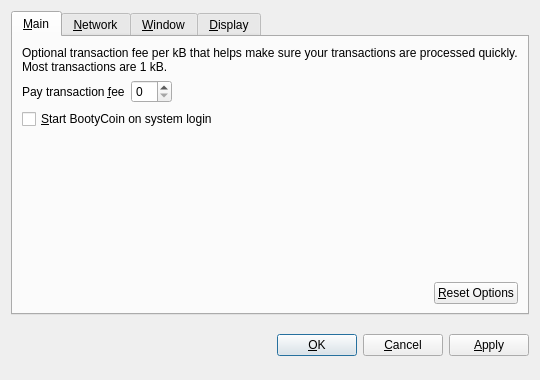
<?xml version="1.0" encoding="UTF-8"?>
<ui version="4.0">
 <class>OptionsDialog</class>
 <widget class="QDialog" name="OptionsDialog">
  <property name="geometry">
   <rect>
    <x>0</x>
    <y>0</y>
    <width>540</width>
    <height>380</height>
   </rect>
  </property>
  <property name="windowTitle">
   <string>Options</string>
  </property>
  <property name="modal">
   <bool>true</bool>
  </property>
  <layout class="QVBoxLayout" name="verticalLayout">
   <item>
    <widget class="QTabWidget" name="tabWidget">
     <property name="tabPosition">
      <enum>QTabWidget::North</enum>
     </property>
     <property name="currentIndex">
      <number>0</number>
     </property>
     <widget class="QWidget" name="tabMain">
      <attribute name="title">
       <string>&amp;Main</string>
      </attribute>
      <layout class="QVBoxLayout" name="verticalLayout_Main">
       <item>
        <widget class="QLabel" name="transactionFeeInfoLabel">
         <property name="text">
          <string>Optional transaction fee per kB that helps make sure your transactions are processed quickly. Most transactions are 1 kB.</string>
         </property>
         <property name="textFormat">
          <enum>Qt::PlainText</enum>
         </property>
         <property name="wordWrap">
          <bool>true</bool>
         </property>
        </widget>
       </item>
       <item>
        <layout class="QHBoxLayout" name="horizontalLayout_1_Main">
         <item>
          <widget class="QLabel" name="transactionFeeLabel">
           <property name="text">
            <string>Pay transaction &amp;fee</string>
           </property>
           <property name="textFormat">
            <enum>Qt::PlainText</enum>
           </property>
           <property name="buddy">
            <cstring>transactionFee</cstring>
           </property>
          </widget>
         </item>
         <item>
          <widget class="BitcoinAmountField" name="transactionFee"/>
         </item>
         <item>
          <spacer name="horizontalSpacer_1_Main">
           <property name="orientation">
            <enum>Qt::Horizontal</enum>
           </property>
           <property name="sizeHint" stdset="0">
            <size>
             <width>40</width>
             <height>20</height>
            </size>
           </property>
          </spacer>
         </item>
        </layout>
       </item>
       <item>
        <widget class="QCheckBox" name="bitcoinAtStartup">
         <property name="toolTip">
          <string>Automatically start BootyCoin after logging in to the system.</string>
         </property>
         <property name="text">
          <string>&amp;Start BootyCoin on system login</string>
         </property>
        </widget>
       </item>
       <item>
        <spacer name="verticalSpacer_Main">
         <property name="orientation">
          <enum>Qt::Vertical</enum>
         </property>
         <property name="sizeHint" stdset="0">
          <size>
           <width>20</width>
           <height>40</height>
          </size>
         </property>
        </spacer>
       </item>
       <item>
        <layout class="QHBoxLayout" name="horizontalLayout_2_Main">
         <item>
          <spacer name="horizontalSpacer_2_Main">
           <property name="orientation">
            <enum>Qt::Horizontal</enum>
           </property>
           <property name="sizeHint" stdset="0">
            <size>
             <width>40</width>
             <height>20</height>
            </size>
           </property>
          </spacer>
         </item>
         <item>
          <widget class="QPushButton" name="resetButton">
           <property name="toolTip">
            <string>Reset all client options to default.</string>
           </property>
           <property name="text">
            <string>&amp;Reset Options</string>
           </property>
           <property name="autoDefault">
            <bool>false</bool>
           </property>
          </widget>
         </item>
        </layout>
       </item>
      </layout>
     </widget>
     <widget class="QWidget" name="tabNetwork">
      <attribute name="title">
       <string>&amp;Network</string>
      </attribute>
      <layout class="QVBoxLayout" name="verticalLayout_Network">
       <item>
        <widget class="QCheckBox" name="mapPortUpnp">
         <property name="toolTip">
          <string>Automatically open the BootyCoin client port on the router. This only works when your router supports UPnP and it is enabled.</string>
         </property>
         <property name="text">
          <string>Map port using &amp;UPnP</string>
         </property>
        </widget>
       </item>
       <item>
        <widget class="QCheckBox" name="connectSocks">
         <property name="toolTip">
          <string>Connect to the BootyCoin network through a SOCKS proxy (e.g. when connecting through Tor).</string>
         </property>
         <property name="text">
          <string>&amp;Connect through SOCKS proxy:</string>
         </property>
        </widget>
       </item>
       <item>
        <layout class="QHBoxLayout" name="horizontalLayout_Network">
         <item>
          <widget class="QLabel" name="proxyIpLabel">
           <property name="text">
            <string>Proxy &amp;IP:</string>
           </property>
           <property name="textFormat">
            <enum>Qt::PlainText</enum>
           </property>
           <property name="buddy">
            <cstring>proxyIp</cstring>
           </property>
          </widget>
         </item>
         <item>
          <widget class="QValidatedLineEdit" name="proxyIp">
           <property name="maximumSize">
            <size>
             <width>140</width>
             <height>16777215</height>
            </size>
           </property>
           <property name="toolTip">
            <string>IP address of the proxy (e.g. 127.0.0.1)</string>
           </property>
          </widget>
         </item>
         <item>
          <widget class="QLabel" name="proxyPortLabel">
           <property name="text">
            <string>&amp;Port:</string>
           </property>
           <property name="textFormat">
            <enum>Qt::PlainText</enum>
           </property>
           <property name="buddy">
            <cstring>proxyPort</cstring>
           </property>
          </widget>
         </item>
         <item>
          <widget class="QLineEdit" name="proxyPort">
           <property name="maximumSize">
            <size>
             <width>55</width>
             <height>16777215</height>
            </size>
           </property>
           <property name="toolTip">
            <string>Port of the proxy (e.g. 9050)</string>
           </property>
          </widget>
         </item>
         <item>
          <widget class="QLabel" name="socksVersionLabel">
           <property name="text">
            <string>SOCKS &amp;Version:</string>
           </property>
           <property name="textFormat">
            <enum>Qt::PlainText</enum>
           </property>
           <property name="buddy">
            <cstring>socksVersion</cstring>
           </property>
          </widget>
         </item>
         <item>
          <widget class="QValueComboBox" name="socksVersion">
           <property name="toolTip">
            <string>SOCKS version of the proxy (e.g. 5)</string>
           </property>
          </widget>
         </item>
         <item>
          <spacer name="horizontalSpacer_Network">
           <property name="orientation">
            <enum>Qt::Horizontal</enum>
           </property>
           <property name="sizeHint" stdset="0">
            <size>
             <width>40</width>
             <height>20</height>
            </size>
           </property>
          </spacer>
         </item>
        </layout>
       </item>
       <item>
        <spacer name="verticalSpacer_Network">
         <property name="orientation">
          <enum>Qt::Vertical</enum>
         </property>
         <property name="sizeHint" stdset="0">
          <size>
           <width>20</width>
           <height>40</height>
          </size>
         </property>
        </spacer>
       </item>
      </layout>
     </widget>
     <widget class="QWidget" name="tabWindow">
      <attribute name="title">
       <string>&amp;Window</string>
      </attribute>
      <layout class="QVBoxLayout" name="verticalLayout_Window">
       <item>
        <widget class="QCheckBox" name="minimizeToTray">
         <property name="toolTip">
          <string>Show only a tray icon after minimizing the window.</string>
         </property>
         <property name="text">
          <string>&amp;Minimize to the tray instead of the taskbar</string>
         </property>
        </widget>
       </item>
       <item>
        <widget class="QCheckBox" name="minimizeOnClose">
         <property name="toolTip">
          <string>Minimize instead of exit the application when the window is closed. When this option is enabled, the application will be closed only after selecting Quit in the menu.</string>
         </property>
         <property name="text">
          <string>M&amp;inimize on close</string>
         </property>
        </widget>
       </item>
       <item>
        <spacer name="verticalSpacer_Window">
         <property name="orientation">
          <enum>Qt::Vertical</enum>
         </property>
         <property name="sizeHint" stdset="0">
          <size>
           <width>20</width>
           <height>40</height>
          </size>
         </property>
        </spacer>
       </item>
      </layout>
     </widget>
     <widget class="QWidget" name="tabDisplay">
      <attribute name="title">
       <string>&amp;Display</string>
      </attribute>
      <layout class="QVBoxLayout" name="verticalLayout_Display">
       <item>
        <layout class="QHBoxLayout" name="horizontalLayout_1_Display">
         <item>
          <widget class="QLabel" name="langLabel">
           <property name="text">
            <string>User Interface &amp;language:</string>
           </property>
           <property name="textFormat">
            <enum>Qt::PlainText</enum>
           </property>
           <property name="buddy">
            <cstring>lang</cstring>
           </property>
          </widget>
         </item>
         <item>
          <widget class="QValueComboBox" name="lang">
           <property name="toolTip">
            <string>The user interface language can be set here. This setting will take effect after restarting BootyCoin.</string>
           </property>
          </widget>
         </item>
        </layout>
       </item>
       <item>
        <layout class="QHBoxLayout" name="horizontalLayout_2_Display">
         <item>
          <widget class="QLabel" name="unitLabel">
           <property name="text">
            <string>&amp;Unit to show amounts in:</string>
           </property>
           <property name="textFormat">
            <enum>Qt::PlainText</enum>
           </property>
           <property name="buddy">
            <cstring>unit</cstring>
           </property>
          </widget>
         </item>
         <item>
          <widget class="QValueComboBox" name="unit">
           <property name="toolTip">
            <string>Choose the default subdivision unit to show in the interface and when sending coins.</string>
           </property>
          </widget>
         </item>
        </layout>
       </item>
       <item>
        <widget class="QCheckBox" name="displayAddresses">
         <property name="toolTip">
          <string>Whether to show BootyCoin addresses in the transaction list or not.</string>
         </property>
         <property name="text">
          <string>&amp;Display addresses in transaction list</string>
         </property>
        </widget>
       </item>
       <item>
        <widget class="QCheckBox" name="coinControlFeatures">
         <property name="toolTip">
          <string>Whether to show coin control features or not.</string>
         </property>
         <property name="text">
          <string>Display coin &amp;control features (experts only!)</string>
         </property>
        </widget>
       </item>
       <item>
        <spacer name="verticalSpacer_Display">
         <property name="orientation">
          <enum>Qt::Vertical</enum>
         </property>
         <property name="sizeHint" stdset="0">
          <size>
           <width>20</width>
           <height>40</height>
          </size>
         </property>
        </spacer>
       </item>
      </layout>
     </widget>
    </widget>
   </item>
   <item>
    <layout class="QHBoxLayout" name="horizontalLayout_Buttons">
     <item>
      <spacer name="horizontalSpacer_1">
       <property name="orientation">
        <enum>Qt::Horizontal</enum>
       </property>
       <property name="sizeHint" stdset="0">
        <size>
         <width>40</width>
         <height>48</height>
        </size>
       </property>
      </spacer>
     </item>
     <item>
      <widget class="QLabel" name="statusLabel">
       <property name="font">
        <font>
         <weight>75</weight>
         <bold>true</bold>
        </font>
       </property>
       <property name="text">
        <string/>
       </property>
       <property name="textFormat">
        <enum>Qt::PlainText</enum>
       </property>
       <property name="wordWrap">
        <bool>true</bool>
       </property>
      </widget>
     </item>
     <item>
      <spacer name="horizontalSpacer_2">
       <property name="orientation">
        <enum>Qt::Horizontal</enum>
       </property>
       <property name="sizeHint" stdset="0">
        <size>
         <width>40</width>
         <height>48</height>
        </size>
       </property>
      </spacer>
     </item>
     <item>
      <widget class="QPushButton" name="okButton">
       <property name="text">
        <string>&amp;OK</string>
       </property>
      </widget>
     </item>
     <item>
      <widget class="QPushButton" name="cancelButton">
       <property name="text">
        <string>&amp;Cancel</string>
       </property>
       <property name="autoDefault">
        <bool>false</bool>
       </property>
      </widget>
     </item>
     <item>
      <widget class="QPushButton" name="applyButton">
       <property name="text">
        <string>&amp;Apply</string>
       </property>
       <property name="autoDefault">
        <bool>false</bool>
       </property>
      </widget>
     </item>
    </layout>
   </item>
  </layout>
 </widget>
 <customwidgets>
  <customwidget>
   <class>BitcoinAmountField</class>
   <extends>QSpinBox</extends>
   <header>bitcoinamountfield.h</header>
  </customwidget>
  <customwidget>
   <class>QValueComboBox</class>
   <extends>QComboBox</extends>
   <header>qvaluecombobox.h</header>
  </customwidget>
  <customwidget>
   <class>QValidatedLineEdit</class>
   <extends>QLineEdit</extends>
   <header>qvalidatedlineedit.h</header>
  </customwidget>
 </customwidgets>
 <resources/>
 <connections/>
</ui>
